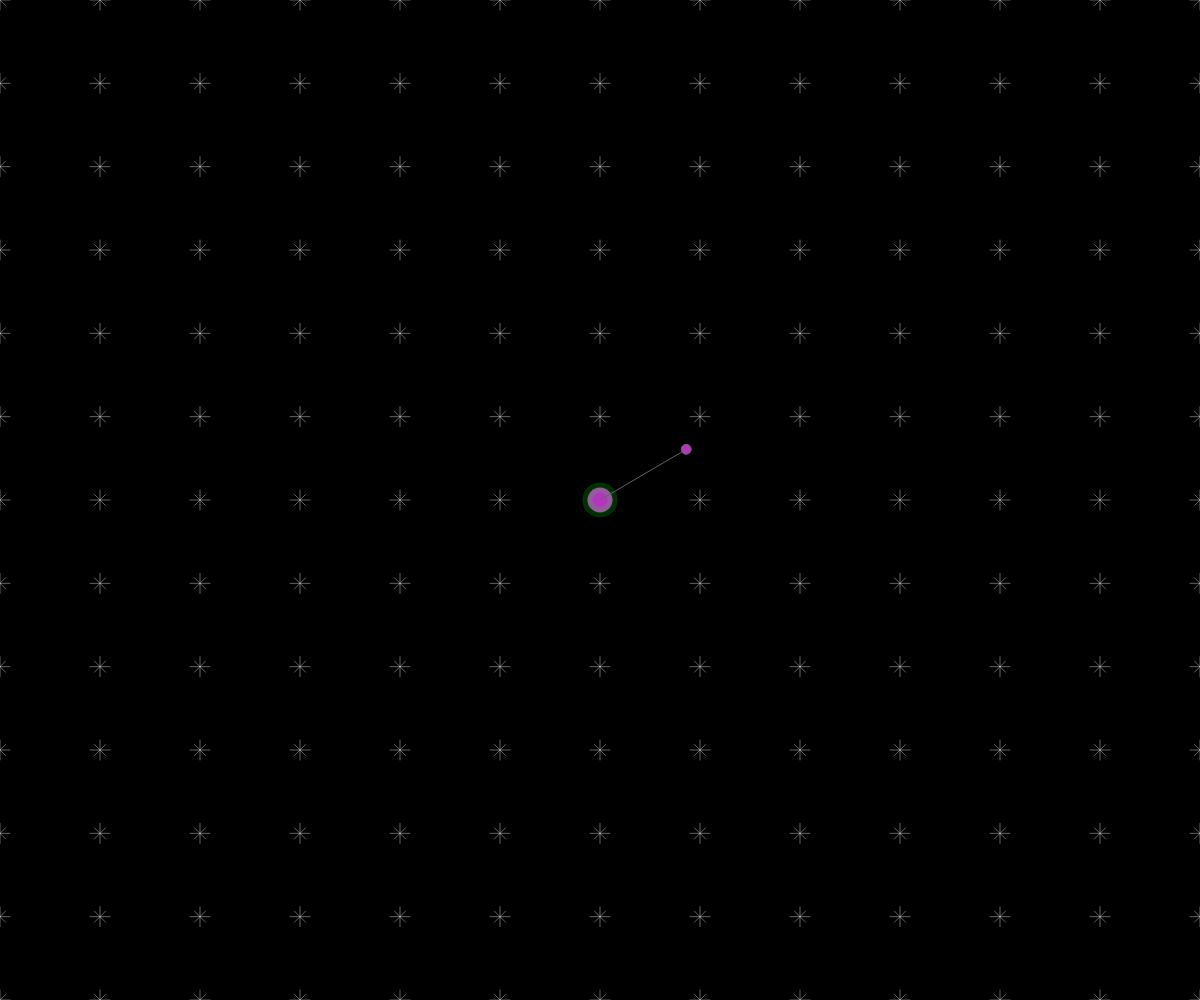
Frame 1 (no input)
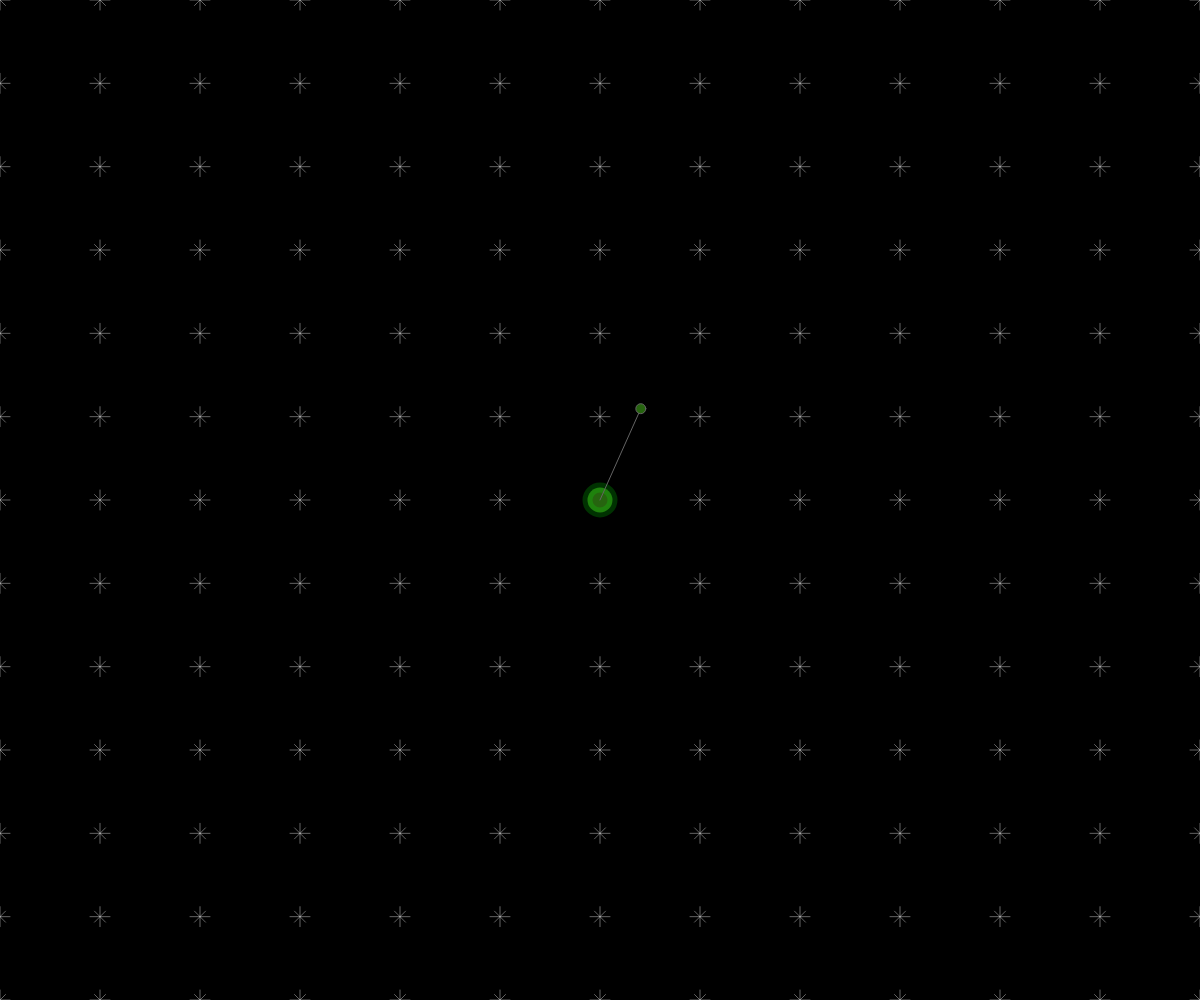
Frame 60 (no input)
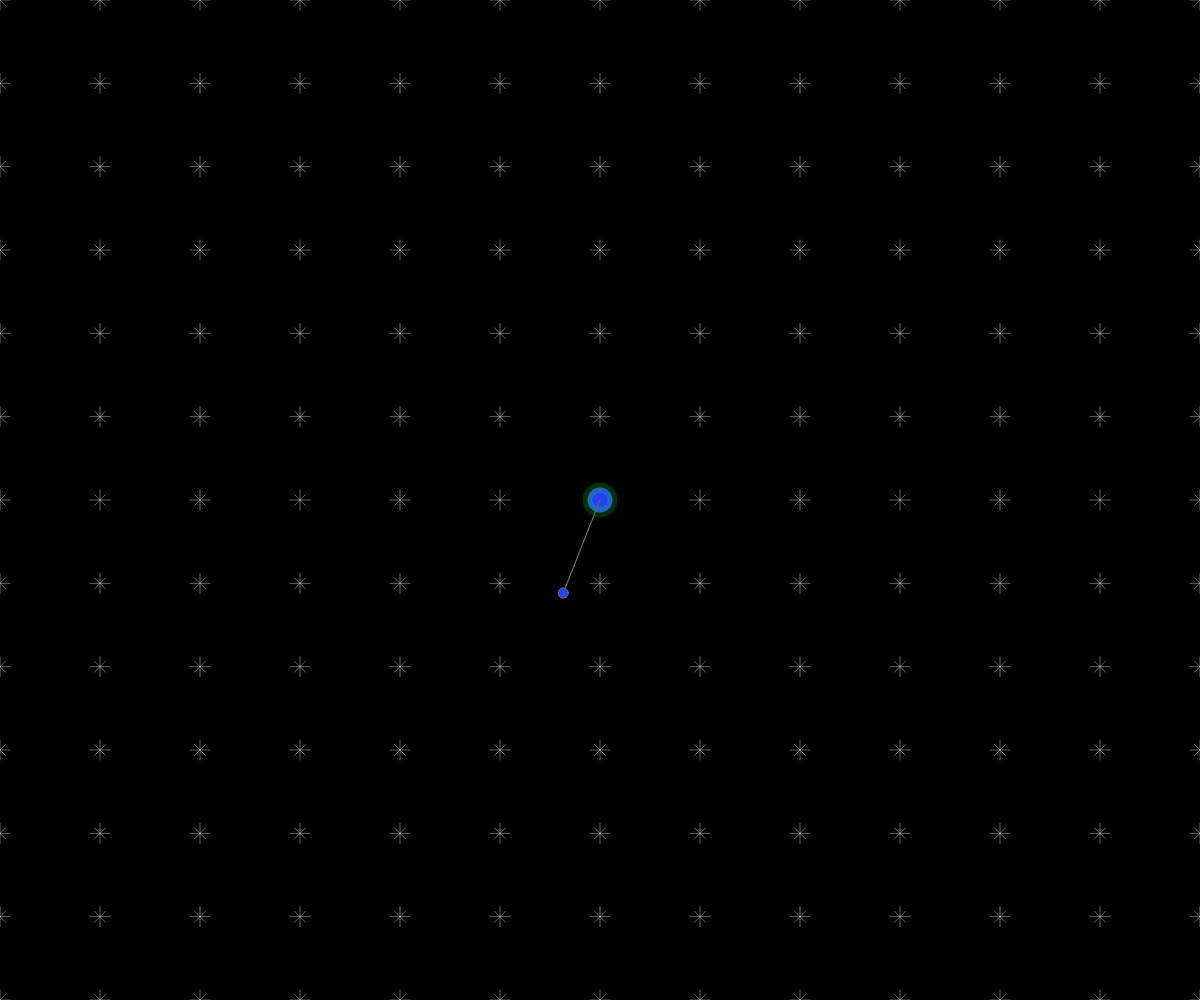
Frame 120 (the mouse pressed at the canvas centre since frame 60)

The p5.js sketch that drew these frames (run headless with seeded random() and noise() and a simulated clock; from frame 60 on, the mouse is pressed at the canvas centre):

// p5.js sketch
// ── sketch.js
//var b;
//var c;
var lastTime = 0; // spin timer
var xCord = []; // array to hold various x coordinate
var yCord = []; // array to hold various y coordinates
var radMeasure = [];
var t = 0; // new x in movement function
var j = 0; // new y in movement function
var m = 0; // new radian in movement function
var lastMove = 0; // line flying timer
var newexplosionX = 0;
var newexplosionY = 0;
var randColorRed = 0;
var randColorGreen = 0;
var randColorBlue = 0;
var press = 0;

var stars = {
  Place: function() {
    for (var q = 0; q < width + 100; q = q + width / 12) {
      for (s = 0; s < height + 100; s = s + height / 12) {
        stroke(255, 255, 255, 100);
        strokeWeight(1);
        line(q - 10, s, q + 10, s);
        line(q, s - 10, q, s + 10);
        line(q-5.5, s-5.5, q+5.5, s+5.5);
        line(q-5.5, s+5.5, q+5.5, s-5.5);
      }
    }
  }
}

var fire = {
  lastTime: 0,
  rad: 100,
  radius: 100,
  // use this function with the other one to create dynamimc pedals
  Seed: function(x, y) {
    randColorRed = random(0, 255);
    randColorGreen = random(0, 255);
    randColorBlue = random(0, 255);
    fill(randColorRed, randColorGreen, randColorBlue);
    stroke(0, 255, 10, 50);
    strokeWeight(10);
    ellipse(x, y, 25, 25);
    //noFill();
    //bezier(x, y, x, y + 300, x + 50, y + 50, x, y + 300);
    stroke(100, 100, 100);
    strokeWeight(1);
    line(x, y, x + this.radius * cos(this.rad), y + this.radius * sin(this.rad));
    fill(randColorRed, randColorGreen, randColorBlue);
    ellipse(x + this.radius * cos(this.rad), y + this.radius * sin(this.rad), 10, 10);
    xCord.unshift(x);
    yCord.unshift(y);

  },
  Spin: function(speed) {
    radMeasure.unshift(this.rad);
    this.rad = this.rad + speed;

  },
  // use this function to draw the static explosion pedals
  explosion: function(x, y) {
    for (var i = 0; i < 7 * TWO_PI; i++) {
      fill(randColorRed, randColorGreen, randColorBlue);
      stroke(0, 255, 0);
      strokeWeight(1);
      ellipse(x, y, 25, 25);
      //noFill();
      stroke(randColorRed, randColorGreen, randColorBlue);
      strokeWeight(1);
      line(x, y, x + this.radius * cos(i), y + this.radius * sin(i));
      fill(randColorRed, randColorGreen, randColorBlue);
      ellipse(x + this.radius * cos(i), y + this.radius * sin(i), 10, 10);
    }
  }
};

function setup() {
  createCanvas(windowWidth, windowHeight);
  //background(255);
  //b = width/2;
  //c = height/2;
}

function draw() {
  //fire.Seed(b, c);
  background(0);
  stars.Place();
  fire.Seed(width / 2, height / 2);
  fire.Spin(10);
  loadLine(0);
  lineMove();
  bunchFireworks();
}

function loadLine(i) {
  if (mouseIsPressed && mouseX < xCord[i] + 25 && mouseX > xCord[i] - 25 && mouseY < yCord[i] + 25 && mouseY > yCord[i] - 25) {
    j = yCord[i];
    t = xCord[i];
    m = radMeasure[i];
    press = press + 1;
  }
}

function lineMove() {
  if (press > 0) {
    if (millis() - lastMove > 10) {
      line(t, j, t + fire.radius * cos(m), j + fire.radius * sin(m));
      ellipse(t + fire.radius * cos(m), j + fire.radius * sin(m), 10, 10);
      t = t + 2 * cos(m);
      j = j + 2 * sin(m);
      lastMove = millis();
    }
  }
}

function bunchFireworks() {
  if (t > width || t < 0 || j > height || j < 0) {
    newexplosionX = random(50, width - 100);
    newexplosionY = random(50, width - 100);
    fire.explosion(newexplosionX, newexplosionY);
  }
}
